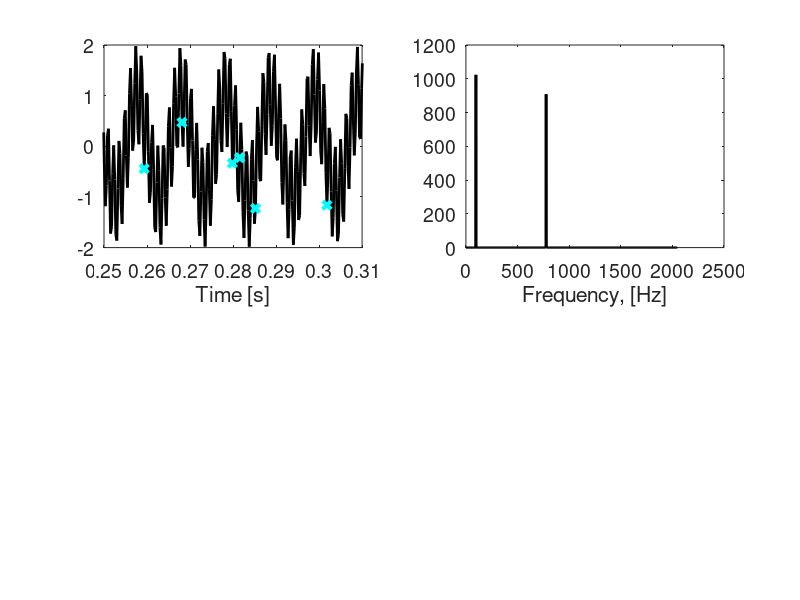

Source code (MATLAB): (Note: this script raises an error after producing the figure.)
% example of Beating Nyquist with compressed sensing
% https://www.youtube.com/watch?v=A8W1I3mtjp8&list=PLMrJAkhIeNNRHP5UA-gIimsXLQyHXxRty&index=7
% https://friedlander.io/spgl1/

clear all; close all;
M=8;
RMSE=zeros(M,1);
RRMSE=zeros(M,1);
RMSE_half=zeros(M,1);
No_of_measurements=zeros(M,1);
for k=1:M
    %% Generate signal, PSD of signal
    n = 4096;
t = linspace(0, 1, n);
x = (cos(2 * 97 * pi * t) + cos(2 * 777 * pi * t));%+0.2*rand(n,1)')-0.1;
xt = fft(x); % Fourier trasnformed signal
%xd = dct(x); % Discrete cosine transformed signal
PSD = xt.*conj(xt)/n; % Power spectral density

%% Randomly sample signal
p= k*n/32; % num. random samples, p=n/32 CR=128/(2*777)*100 ~8.2% ?
No_of_measurements(k)=p;
perm = round(rand(p,1)*n);
perm(perm==0)=1;
y = x(perm); % compressed measurement
%Theta = randn(p, n); 

%y = x(n/p:n/p:end); % measurement on uniform mesh is bad!
%% Plot 1
time_window = [1024 1280]/4096;
figure
subplot(2,2,2)
freq = n/(n)*[0:n];
L = 1:floor(n/2);
plot(freq(L),PSD(L),'k','LineWidth',2);
%stem(freq(L),PSD(L),'k','LineWidth',2);
xlabel('Frequency, [Hz]');set(gca,'Fontsize',14);
subplot(2,2,1)
plot(t,x,'k','LineWidth',2);
hold on;
plot(t(perm),y,'cx','Linewidth',3);
%plot(t(n/p:n/p:end),y,'cx','Linewidth',3);
xlabel('Time [s]'); set(gca, 'Fontsize',14);
xlim([0.25 0.31]);
%% Solve compressed sensing problem
Psi = dct(eye(n,n)); % build Psi
Theta = Psi(perm, :); % random rows of Psi

% Standard Lasso problem
% tau=100;
% [s_L1,r,g,info] = spg_lasso(Theta,y',tau);
% the basis pursuit problem
  sigma = 1.;
  [s_L1,r,g,info] = spg_bpdn(Theta,y',sigma);

% The standard basis-pursuit denoise problem
%[s_L1,r,g,info] = spg_bp(Theta,y');

%s_L2 = pinv(Theta)*y'; % L2 minimum norm solution s_L2
xrecon = idct(s_L1); % reconstruct full signal

%% Plot 2
subplot(2,2,3)
plot(t,xrecon, 'c', 'LineWidth',2);
ylim([-2,2]);
xlabel('Time [s]'); set(gca, 'Fontsize',14);
xlim([0.25 0.31]);
subplot(2,2,4)
xtrecon = fft(xrecon,n); % computes the fast discrete Fourier transform
PSDrecon = xtrecon.*conj(xtrecon)/n; % Power spectrum of reconstructed signal
plot(freq(L),PSDrecon(L),'c', 'LineWidth',2);
xlabel('Frequency [Hz]'); set(gca,'Fontsize',14);

%%
RMSE(k) = sqrt(mean((x' - xrecon).^2))  % Root Mean Squared Error
RMSE_half(k) = sqrt(mean((x(1:n/2)' - xrecon(1:n/2)).^2))  % Root Mean Squared Error

RRMSE(k)=RMSE(k)/sqrt(mean((x').^2)) % Relative Root Mean Squared Error
end

figure;
subplot(3,1,1);
plot(No_of_measurements,RMSE,'o-');
ylabel('RMSE');
xlabel('No of measurements');
subplot(3,1,2);
plot(No_of_measurements,RMSE_half,'o-');
xlabel('No of measurements');
title('RMSE half of the signal');
subplot(3,1,3);
plot(No_of_measurements,RRMSE,'o-');

xlabel('No of measurements');
ylabel('RRMSE');

figure;
plot(t,xrecon);hold on; plot(t,x,'r');